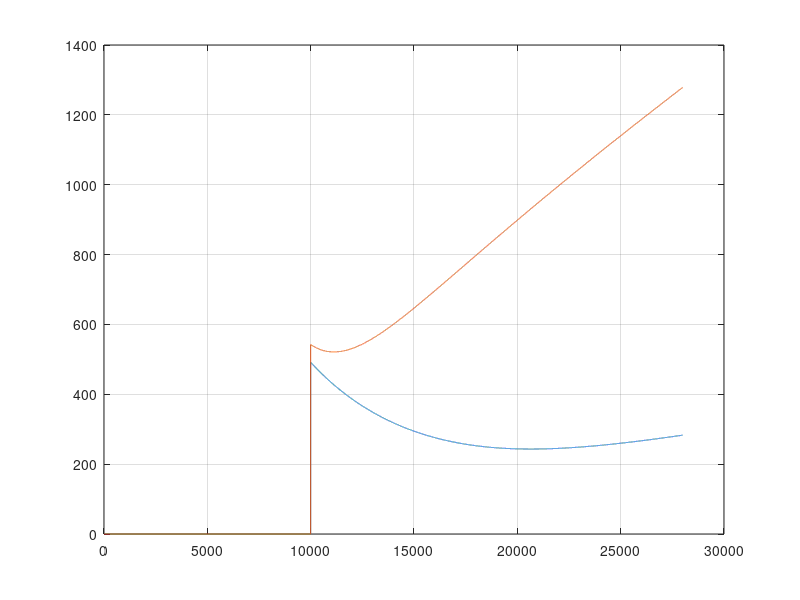

This figure's MATLAB source:

Rs = 0,036;
Ld = 473e-6;
Lq = 1155e-6;
Fpm = 0.1383;
Iq = zeros (1,27000);
Id = zeros (1,27000);
Iphase = zeros (1,27000);
Vphase = zeros (1,27000);
Torque = 280;
We = 2142.85;

for i = 10000:28000;
    
    Iq(i) = i/100;
    Id(i) = (Torque*2/3/4-Fpm*Iq(i))/(-Lq+Ld)/Iq(i);
    Iphase(i) = sqrt(Iq(i)^2+Id(i)^2);
    Vphase(i) = sqrt((Rs*Iq(i)+We*Fpm+Ld*Id(i)*We)^2+(-We*Iq(i)*Lq+Rs*Id(i))^2)*sqrt(3);
end

plot(Iphase);
hold on;
plot(Vphase);
grid on;